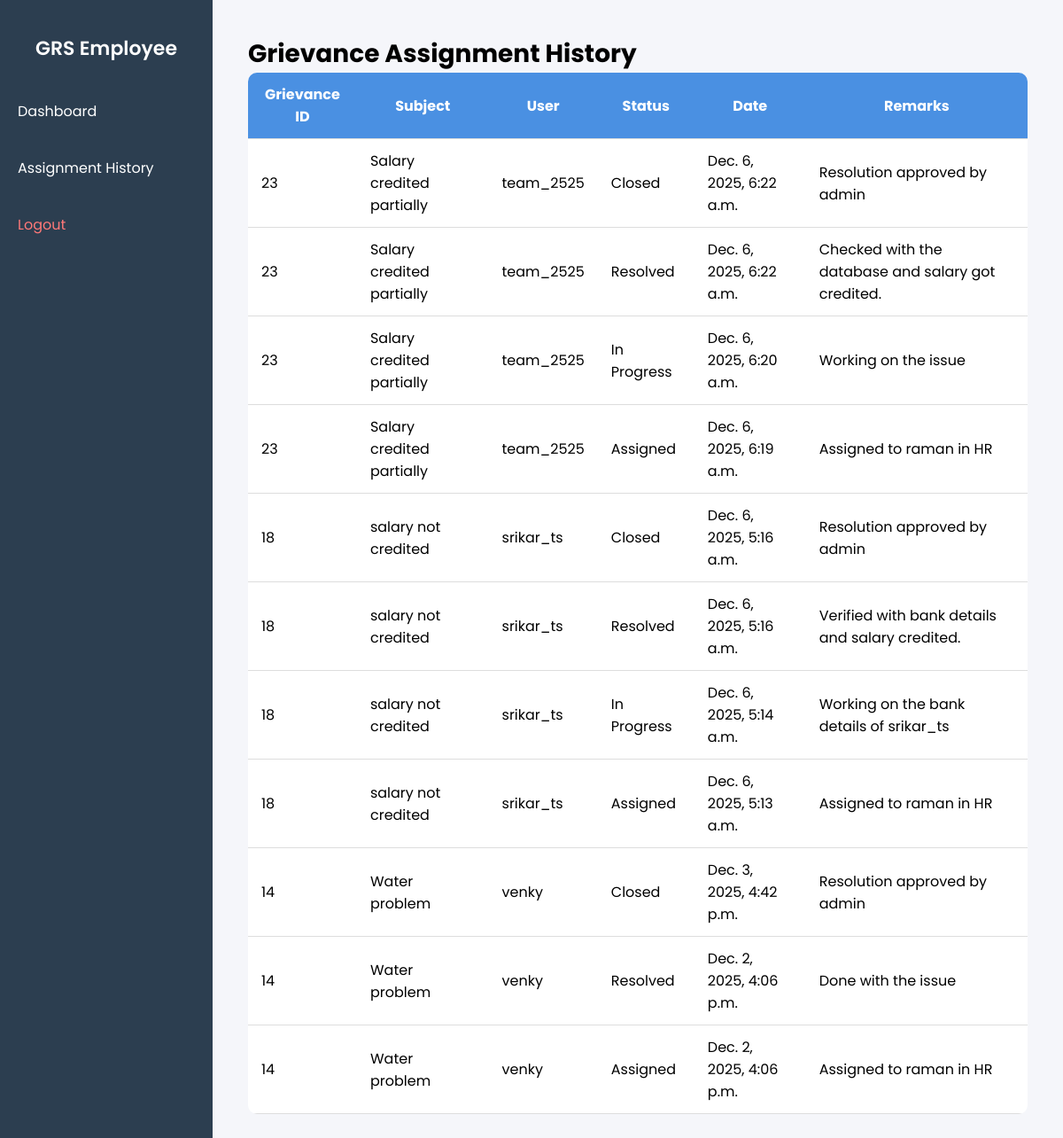
Page /cms/employee-assignment-history/ (signed in) on the earlier database version.
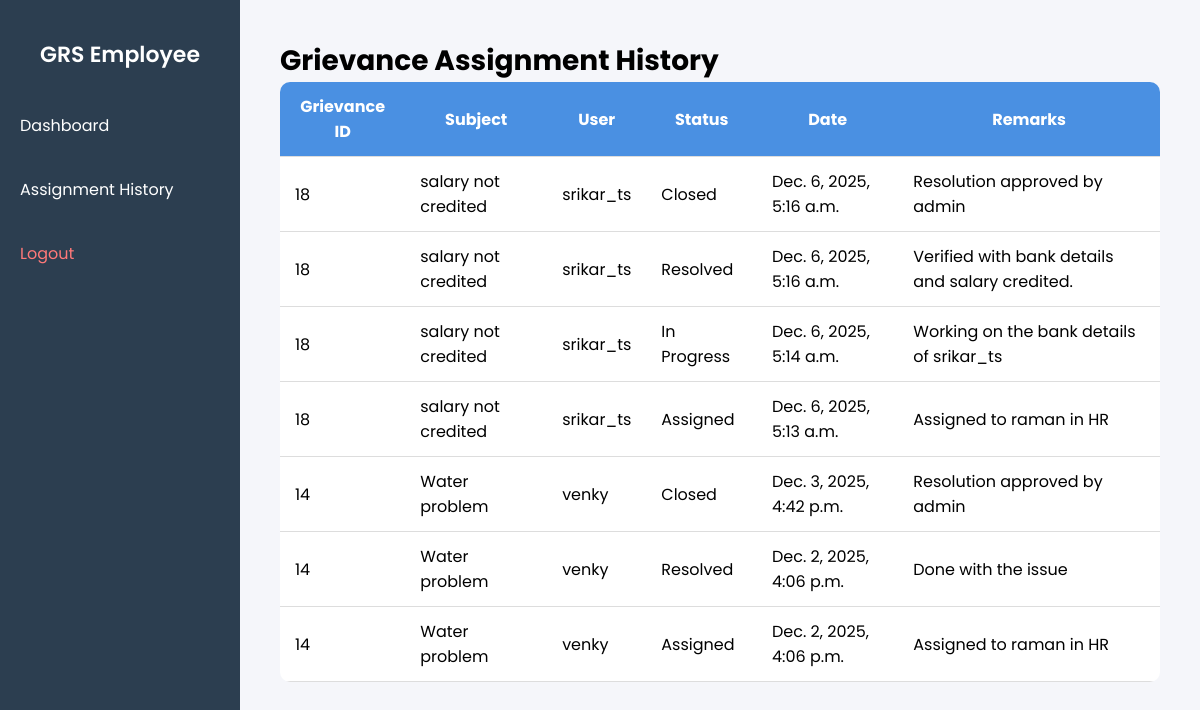
Same page on the later database version.
### cms/models.py (models this page shows, shortened)
class StatusUpdate(models.Model):
    update_id = models.AutoField(primary_key=True)
    complaint = models.ForeignKey(Complaint, on_delete=models.CASCADE)
    status = models.CharField(max_length=50)
    date = models.DateTimeField(auto_now_add=True)
    remarks = models.TextField(blank=True)

class Complaint(models.Model):
    complaint_id = models.AutoField(primary_key=True)
    user = models.ForeignKey(User, on_delete=models.CASCADE, related_name="complaints")  # customer
    category = models.ForeignKey(Category, on_delete=models.CASCADE, null=True, blank=True)
    department = models.CharField(max_length=100, null=True, blank=True)
    assigned_to = models.ForeignKey(
        User,
        on_delete=models.SET_NULL,
        null=True,
        blank=True,
        related_name="assigned_complaints"
    )
    subject = models.CharField(max_length=200)
    details = models.TextField()
    STATUS_CHOICES = [
        ("Pending", "Pending"),
        ("Assigned", "Assigned"),
        ("In Progress", "In Progress"),
        ("Resolved", "Resolved"),
        ("Resolved - Pending Approval", "Resolved - Pending Approval"),
        ("Closed", "Closed"),
        ("Reopened", "Reopened"),
        ("Escalated", "Escalated"),
    ]
    status = models.CharField(max_length=50, choices=STATUS_CHOICES, default="Pending")
    created_at = models.DateTimeField(auto_now_add=True)

### cms/views.py (the view)
# urls.py: path('employee-assignment-history/', views.employee_assignment_history, name='employee_assignment_history'),
@login_required
def employee_assignment_history(request):
    if not hasattr(request.user, 'profile') or request.user.profile.role != "employee":
        return redirect('login')
    assignment_history = StatusUpdate.objects.filter(
        complaint__assigned_to=request.user
    ).select_related('complaint', 'complaint__user').order_by('-date')
    return render(request, 'employee/assignment_history.html', {
        'assignment_history': assignment_history,
    })

### cms/templates/employee/assignment_history.html
{% extends 'base.html' %}
{% block content %}
<div class="header">
    <h1>Grievance Assignment History</h1>
</div>
<table class="complaints-table">
        <thead>
            <tr>
                <th>Grievance ID</th>
                <th>Subject</th>
                <th>User</th>
                <th>Status</th>
                <th>Date</th>
                <th>Remarks</th>
            </tr>
        </thead>
        <tbody>
            {% for update in assignment_history %}
            <tr>
                <td>{{ update.complaint.complaint_id }}</td>
                <td>{{ update.complaint.subject }}</td>
                <td>{{ update.complaint.user.username }}</td>
                <td>{{ update.status }}</td>
                <td>{{ update.date }}</td>
                <td>{{ update.remarks }}</td>
            </tr>
            {% empty %}
            <tr>
                <td colspan="6">No assignment history found.</td>
            </tr>
            {% endfor %}
        </tbody>
    </table>
</div>
{% endblock %}

### cms/templates/base.html (shortened to what this page needs)
{% load static %}
<!DOCTYPE html>
<html lang="en">
<head>
    <link rel="stylesheet" href="{% static 'cms/dashboard.css' %}">
</head>
<body>
<div class="dashboard-container">
    <aside class="sidebar">
        <h2 class="logo">
            {% if request.user.is_superuser %}
                GRS Admin
            {% elif request.user.profile.role == "employee" %}
                GRS Employee
            {% else %}
                GRS
            {% endif %}
        </h2>
        <ul>
            {% if request.user.profile.role == "employee" %}
                <li><a href="{% url 'cms:employee_dashboard' %}">Dashboard</a></li>
                <li><a href="{% url 'cms:employee_assignment_history' %}">Assignment History</a></li>
            {% endif %}
            <li><a href="{% url 'logout' %}" class="logout">Logout</a></li>
        </ul>
    </aside>
    <main class="main-content">
        {% block content %}
        {% endblock %}
</body>
</html>

### cms/static/cms/dashboard.css (style rules this page uses)
body { margin: 0; padding: 0; font-family: Poppins, sans-serif; background: #f5f6fa; }
.dashboard-container { display: flex; min-height: 100vh; }
.sidebar { width: 240px; background: #2c3e50; color: white; padding: 20px 0; position: fixed; height: 100%; }
.sidebar .logo { text-align: center; font-size: 22px; font-weight: 600; margin-bottom: 30px; }
.sidebar ul { list-style: none; padding: 0; }
.sidebar ul li { margin: 15px 0; }
.sidebar ul li a { color: white; text-decoration: none; display: block; padding: 12px 20px; transition: 0.3s; }
.logout { color: #ff7979 !important; }
.main-content { margin-left: 240px; padding: 40px; width: calc(100% - 240px); }
.header h1 { margin: 0; font-size: 28px; }
.complaints-table { width: 100%; border-collapse: collapse; background: white; border-radius: 10px; overflow: hidden; }
.complaints-table th, .complaints-table td { padding: 12px 15px; border-bottom: 1px solid #ddd; }
.complaints-table th { background: #4A90E2; color: white; }

Differences in the rows shown:
removed StatusUpdate: complaint.complaint_id "23", complaint.subject "Salary credited partially", complaint.user.username "team_2525", status "Closed", date "Dec. 6, 2025, 6:22 a.m.", remarks "Resolution approved by admin"
removed StatusUpdate: complaint.complaint_id "23", complaint.subject "Salary credited partially", complaint.user.username "team_2525", status "Resolved", date "Dec. 6, 2025, 6:22 a.m.", remarks "Checked with the database and salary got credited."
removed StatusUpdate: complaint.complaint_id "23", complaint.subject "Salary credited partially", complaint.user.username "team_2525", status "In Progress", date "Dec. 6, 2025, 6:20 a.m.", remarks "Working on the issue"
removed StatusUpdate: complaint.complaint_id "23", complaint.subject "Salary credited partially", complaint.user.username "team_2525", status "Assigned", date "Dec. 6, 2025, 6:19 a.m.", remarks "Assigned to raman in HR"
